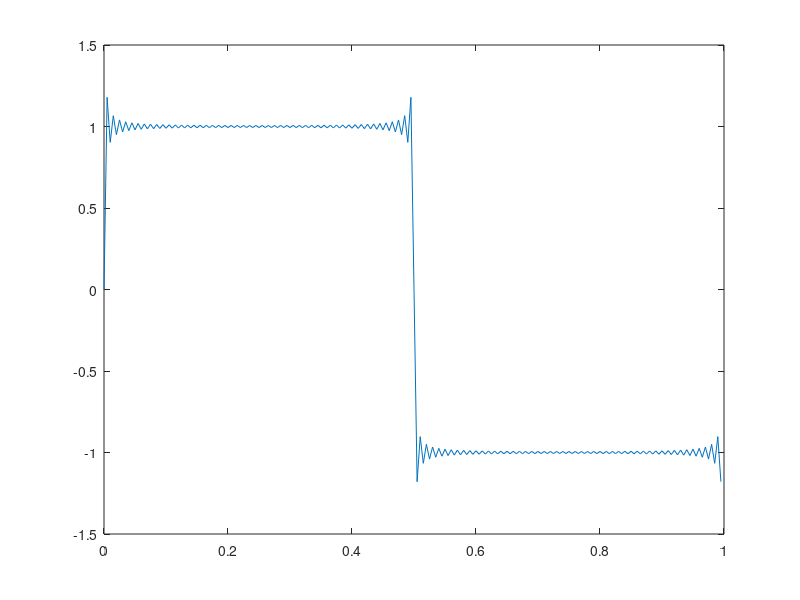

The MATLAB script that drew this image:
% LAB SSY080
% Square wave function

function [] = squarewave()

% Number of signals to be added together
N = 100;

    
% Period Time
T=1; 

% Omega
w=2*pi/T;

% Data points per period
M=200;

% Time variable
t=T*(0:M-1)/M;


f = @(t) 0;
% Fourier Series (Sum of sinus signals)
for k = 1:N
    
    % F-values
    c = mod(k, 2) * 2/(pi*1i*k);
    a = c - c;
    b = 2i*c;

    f = @(t) f(t) + a*cos(k*w*t) + b*sin(k*w*t);
end

% Plot resulting function
plot(t,f(t))

end